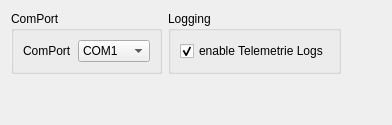
   <widget class="QWidget" name="osiFCsettings">
    <attribute name="title">
     <string>osiBS Setup</string>
    </attribute>
    <layout class="QGridLayout" name="gridLayout_66">
     <item row="0" column="0">
      <widget class="QGroupBox" name="comPortPlace">
       <property name="title">
        <string>ComPort</string>
       </property>
       <layout class="QGridLayout" name="gridLayout_65">
        <item row="0" column="0">
         <widget class="QLabel" name="label_64">
          <property name="font">
           <font>
            <weight>50</weight>
            <bold>false</bold>
           </font>
          </property>
          <property name="cursor">
           <cursorShape>ArrowCursor</cursorShape>
          </property>
          <property name="text">
           <string>ComPort</string>
          </property>
         </widget>
        </item>
        <item row="0" column="1">
         <widget class="QComboBox" name="comPort">
          <property name="toolTip">
           <string>Select the comport to be used on your PC. 
Speed is 115200 Bps with 8N1.</string>
          </property>
          <item>
           <property name="text">
            <string>COM1</string>
           </property>
          </item>
          <item>
           <property name="text">
            <string>COM2</string>
           </property>
          </item>
          <item>
           <property name="text">
            <string>COM3</string>
           </property>
          </item>
          <item>
           <property name="text">
            <string>COM4</string>
           </property>
          </item>
          <item>
           <property name="text">
            <string>COM5</string>
           </property>
          </item>
          <item>
           <property name="text">
            <string>COM6</string>
           </property>
          </item>
          <item>
           <property name="text">
            <string>COM7</string>
           </property>
          </item>
          <item>
           <property name="text">
            <string>COM8</string>
           </property>
          </item>
          <item>
           <property name="text">
            <string>COM9</string>
           </property>
          </item>
          <item>
           <property name="text">
            <string>COM10</string>
           </property>
          </item>
         </widget>
        </item>
       </layout>
      </widget>
     </item>
     <item row="1" column="0">
      <spacer name="verticalSpacer_34">
       <property name="orientation">
        <enum>Qt::Vertical</enum>
       </property>
       <property name="sizeHint" stdset="0">
        <size>
         <width>20</width>
         <height>40</height>
        </size>
       </property>
      </spacer>
     </item>
     <item row="0" column="2">
      <spacer name="horizontalSpacer_13">
       <property name="orientation">
        <enum>Qt::Horizontal</enum>
       </property>
       <property name="sizeHint" stdset="0">
        <size>
         <width>40</width>
         <height>20</height>
        </size>
       </property>
      </spacer>
     </item>
     <item row="0" column="1">
      <widget class="QGroupBox" name="groupBox_6">
       <property name="title">
        <string>Logging</string>
       </property>
       <layout class="QGridLayout" name="gridLayout_63">
        <item row="0" column="0">
         <widget class="QCheckBox" name="checkBox_2">
          <property name="toolTip">
           <string>Shal the telemetrie data be logged to the HDD. 
If yes you find the files as CSV in your logs folder.</string>
          </property>
          <property name="text">
           <string>enable Telemetrie Logs</string>
          </property>
          <property name="checked">
           <bool>true</bool>
          </property>
         </widget>
        </item>
       </layout>
      </widget>
     </item>
    </layout>
   </widget>
